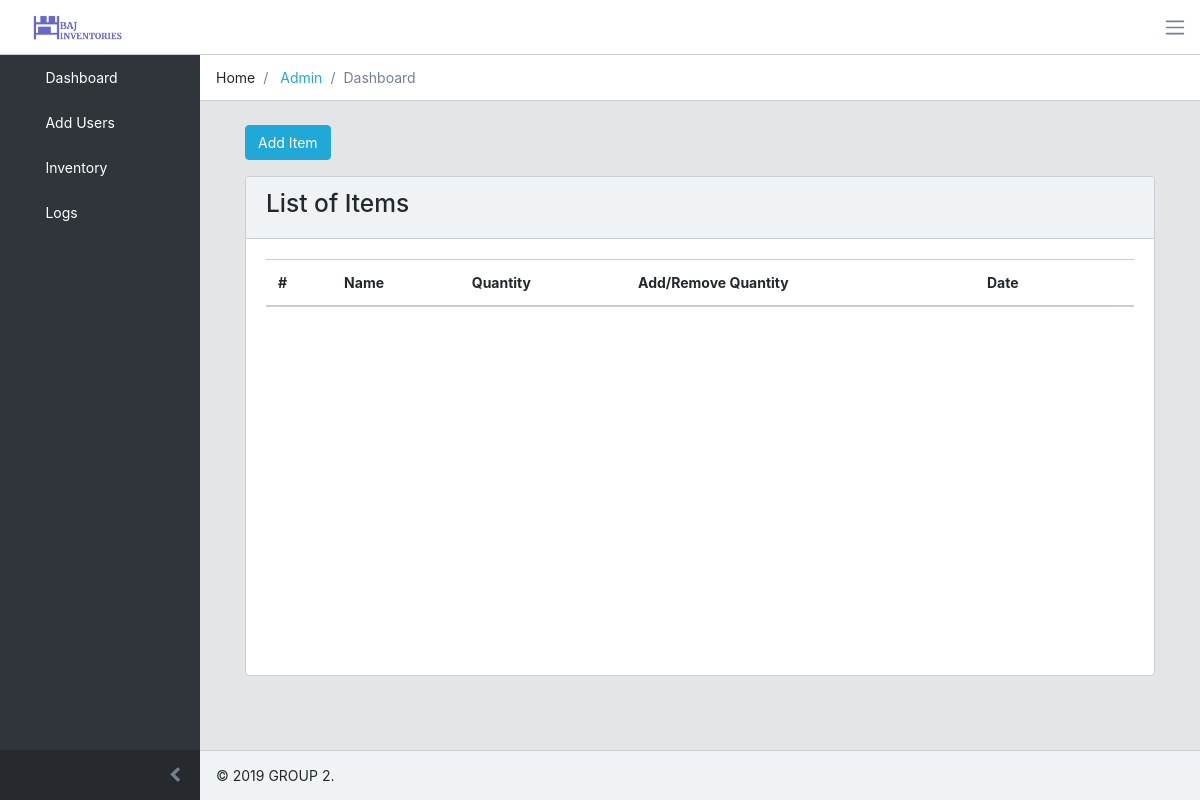
The page /inventory on the database as committed earlier.
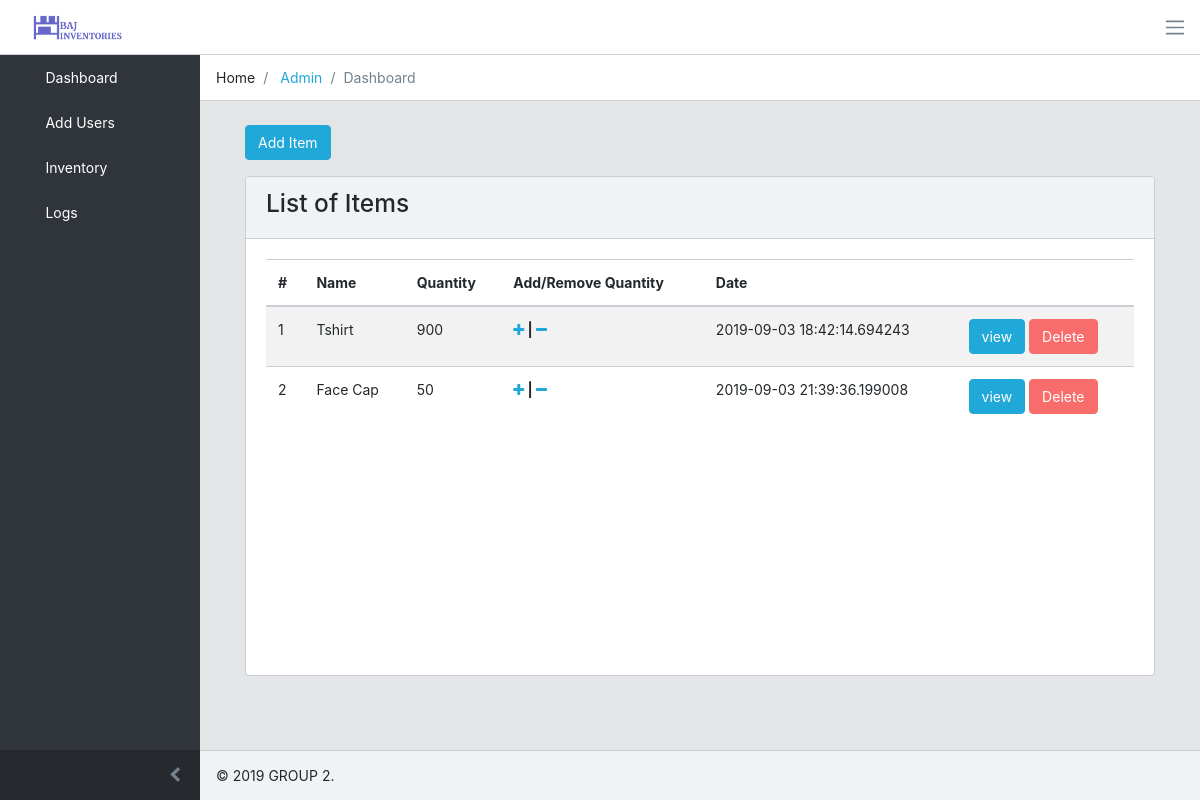
The same page on the database as committed later.
### tables this page shows
CREATE TABLE "items" (
	"id"	INTEGER NOT NULL PRIMARY KEY AUTOINCREMENT UNIQUE,
	"name"	TEXT NOT NULL UNIQUE,
	"quantity"	INTEGER NOT NULL,
	"thumbnail"	TEXT NOT NULL,
	"date"	TEXT NOT NULL,
	"user_id"	INTEGER NOT NULL
);

### application.py (the view)
@app.route("/inventory", methods=["GET", "POST"])
def inventory():
    if request.method == "POST":
        itemName = request.form.get('name')
        quantity = request.form.get('quantity')
        thumbnail = request.form.get('thumbnail')
        user_id = 1
        date  = str(datetime.now())
        sql = "INSERT INTO items (name, quantity, thumbnail, date, user_id) VALUES ('%s', %s, '%s', '%s', %s)" %(itemName, quantity, thumbnail, date, user_id)
        row = db.execute(sql)
        print(row)
        if row:
            return redirect("/inventory")
        else:
            return redirect("/")
    else:
        sql = "SELECT * FROM items"
        items = db.execute(sql)
        print(items)
        return render_template("inventory.html", items=items)

### application.py (called while the page is built)
@app.after_request
def after_request(response):
    response.headers["Cache-Control"] = "no-cache, no-store, must-revalidate"
    response.headers["Expires"] = 0
    response.headers["Pragma"] = "no-cache"
    return response

### templates/inventory.html (shortened to what this page needs)
{% extends "layout.html" %}
{% block main %}
<div class="container-fluid">
    <div class="row">
        <button type="button" class="btn btn-primary" data-toggle="modal" data-target="#exampleModalLong">
            Add Item
        </button>
    </div>
    <div class="row d-flex justify-content-center h-100">
        <div class="card">
            <div class="card-header">
               <h3>List of Items</h3>
            </div>
            <div class="card-body">
                <div class="table-responsive-md">
                    <table class="table table-striped">
                            <thead>
                                <tr>
                                    <th scope="col">#</th>
                                    <th scope="col">Name</th>
                                    <th scope="col">Quantity</th>
                                    <th scope="col">Add/Remove Quantity</th>
                                    <th scope="col">Date</th>
                                    <th scope="col"></th>
                                </tr>
                            </thead>
                            <tbody>
                                    {% for e in items %}
                                    <tr>
                                        <td>{{e['id']}} </td>
                                        <td>{{e['name']}} </td>
                                        <td>{{e['quantity']}} </td>
                                        <td><strong><a href='#' name='{{e["id"]}}' class='plus' id='{{e["quantity"]}}'><i class="fa fa-plus" aria-hidden="true"></i></a> | <a href='#' name='{{e["id"]}}' class='minus' id='{{e["quantity"]}}'><i class="fa fa-minus" aria-hidden="true"></i></a> </strong></td>
                                        <td>{{e['date']}} </td>
                                        <td><a href='view.html?{{e["id"]}}' class='btn btn-xs btn-primary'>view</a> <a href='#' class='btn btn-xs btn-danger remove_item' name='{{e["id"]}}'>Delete</a></td>
                                    </tr>
                                    {% endfor %}
                            </tbody>
                    </table>
                </div>
            </div>
        </div>
    </div>
</div>
{% endblock %}

### templates/layout.html (shortened to what this page needs)
<!DOCTYPE html>
<html lang="en">
  <head>
    <link href="https://stackpath.bootstrapcdn.com/bootstrap/4.1.3/css/bootstrap.min.css" rel="stylesheet">
    <link href="https://cdnjs.cloudflare.com/ajax/libs/flag-icon-css/3.3.0/css/flag-icon.css" rel="stylesheet">
    <link href="https://stackpath.bootstrapcdn.com/font-awesome/4.7.0/css/font-awesome.min.css" rel="stylesheet">
    <link href="https://cdnjs.cloudflare.com/ajax/libs/simple-line-icons/2.4.1/css/simple-line-icons.css" rel="stylesheet">
    <link href="../static/style.css" rel="stylesheet">
  </head>
  <body class="app header-fixed sidebar-fixed aside-menu-fixed sidebar-lg-show">
    <header class="app-header navbar">
      <a class="navbar-brand" href="#">
        <img class="navbar-brand-full" src="../images/bajinventories.png" width="89" height="25" alt="Baj Inventory">
      </a>
      <button class="navbar-toggler aside-menu-toggler d-md-down-none" type="button" data-toggle="aside-menu-lg-show">
        <span class="navbar-toggler-icon"></span>
      </button>
    </header>
    <div class="app-body">
      <div class="sidebar">
        <nav class="sidebar-nav">
          <ul class="nav">
            <li class="nav-item">
              <a class="nav-link" href="index.html">
                 Dashboard
               </a>
            </li>
            <li class="nav-item">
              <a class="nav-link" href="users.html">
                 Add Users
               </a>
            </li>
            <li class="nav-item">
              <a class="nav-link" href="inventory.html">
                 Inventory
               </a>
            </li>
            <li class="nav-item">
                <a class="nav-link" href="history.html">
                   Logs
                 </a>
             </li>
          </ul>
        </nav>
        <button class="sidebar-minimizer brand-minimizer" type="button"></button>
      </div>
      <main class="main">
        <ol class="breadcrumb">
          <li class="breadcrumb-item">Home</li>
          <li class="breadcrumb-item">
            <a href="#">Admin</a>
          </li>
          <li class="breadcrumb-item active">Dashboard</li>
        </ol>
        <div class="container-fluid">
          <div class="animated fadeIn">
            {% block main %}{% endblock %}
          </div>
        </div>
      </main>
    </div>
    <footer class="app-footer">
      <div>
        <span>&copy; 2019 GROUP 2.</span>
      </div>
    </footer>
  </body>
</html>

Rows that differ between the two databases and show on the page:
added items: id "1", name "Tshirt", quantity "900", date "2019-09-03 18:42:14.694243"
added items: id "2", name "Face Cap", quantity "50", date "2019-09-03 21:39:36.199008"
